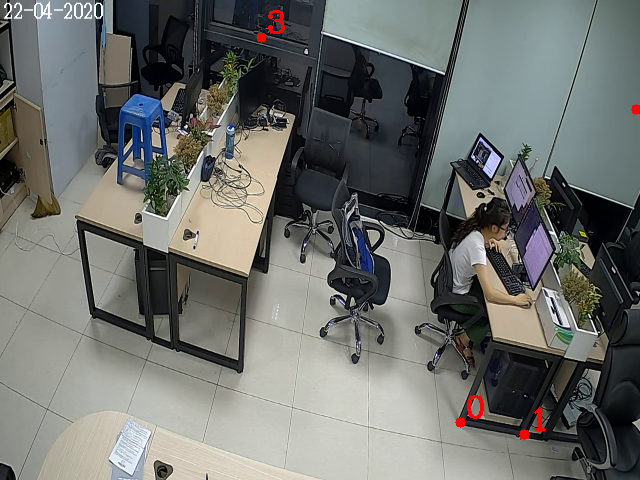
#> input picture _image_left.png, 640 x 480 px
$ python test_HOG.py --images .
#> lines starting #> are read from the running program, lines starting #| are printed output that depends on the picture; after the words box and inside, x2 and y2 are one past the last pixel; in counts of white or black regions, pixels touching at a corner belong together
from imutils.object_detection import non_max_suppression
from imutils import paths
import numpy as np
import argparse
import imutils
import cv2
# construct the argument parse and parse the arguments
ap = argparse.ArgumentParser()
ap.add_argument("-i", "--images", required=True, help="path to images directory")
args = vars(ap.parse_args())
# initialize the HOG descriptor/person detector
hog = cv2.HOGDescriptor()
hog.setSVMDetector(cv2.HOGDescriptor_getDefaultPeopleDetector())
for imagePath in paths.list_images(args["images"]):
	# load the image and resize it to (1) reduce detection time
	# and (2) improve detection accuracy
	image = cv2.imread(imagePath)
#> image is the input picture: shape (480, 640, 3); mean B, G, R 108.4, 111.9, 109.6
	image = imutils.resize(image, width=min(400, image.shape[1]))
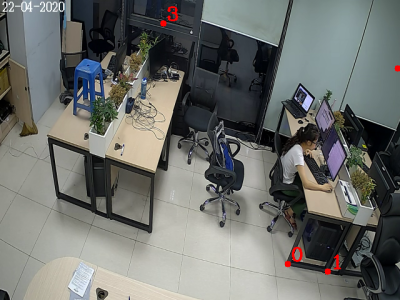
#> image: shape (300, 400, 3); mean B, G, R 108.4, 111.9, 109.6
	orig = image.copy()
	# detect people in the image
	(rects, weights) = hog.detectMultiScale(image, winStride=(4, 4),
		padding=(8, 8), scale=1.05)
#> rects = [[188, 105, 71, 142], [126, 50, 72, 144], [25, 70, 90, 180], [247, 118, 87, 173]]; weights = [0.355, 0.936, 0.934, 0.478]
	# draw the original bounding boxes
	for (x, y, w, h) in rects:
		cv2.rectangle(orig, (x, y), (x + w, y + h), (0, 0, 255), 2)
#> this loop made 4 passes
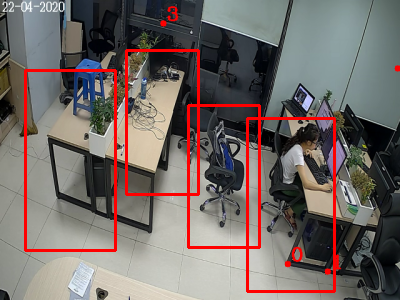
#> orig: shape (300, 400, 3); 4.75% of pixels changed, all inside (x1, y1, x2, y2) = (24, 49, 336, 293)
	# apply non-maxima suppression to the bounding boxes using a
	# fairly large overlap threshold to try to maintain overlapping
	# boxes that are still people
	rects = np.array([[x, y, x + w, y + h] for (x, y, w, h) in rects])
#> rects = [[188, 105, 259, 247], [126, 50, 198, 194], [25, 70, 115, 250], [247, 118, 334, 291]]
	pick = non_max_suppression(rects, probs=None, overlapThresh=0.65)
#> pick = [[247, 118, 334, 291], [25, 70, 115, 250], [188, 105, 259, 247], [126, 50, 198, 194]]
	# draw the final bounding boxes
	for (xA, yA, xB, yB) in pick:
		cv2.rectangle(image, (xA, yA), (xB, yB), (0, 255, 0), 2)
#> this loop made 4 passes
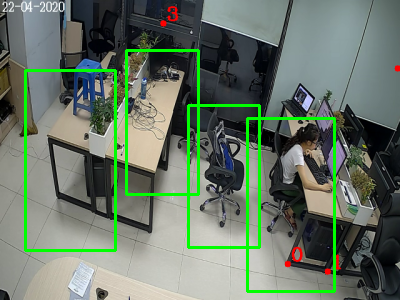
#> image: shape (300, 400, 3); 4.75% of pixels changed, all inside (x1, y1, x2, y2) = (24, 49, 336, 293)
	# show some information on the number of bounding boxes
	filename = imagePath[imagePath.rfind("/") + 1:]
	print("[INFO] {}: {} original boxes, {} after suppression".format(
		filename, len(rects), len(pick)))
#| [INFO] _image_left.png: 4 original boxes, 4 after suppression
	# show the output images
	cv2.imshow("Before NMS", orig)
	cv2.imshow("After NMS", image)
	cv2.waitKey(0)
#> pass 2 of the loop `for imagePath in paths.list_images(args["images"]):`:
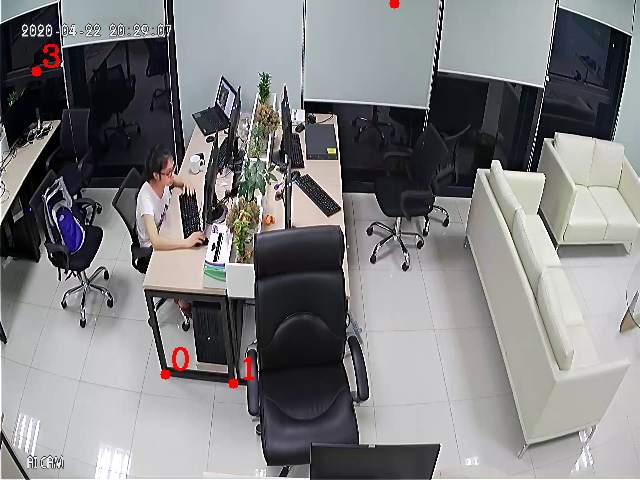
#> input picture _image_right.png, 640 x 480 px
#> image is the input picture: shape (480, 640, 3); mean B, G, R 129.5, 127.9, 128.2
#> `(rects, weights) = hog.detectMultiScale(image, winStride=(4, 4), paddi..`: rects = [[314, 15, 80, 160], [100, 33, 78, 156], [58, 71, 97, 193], [181, 105, 101, 195], [264, 81, 111, 219]]; weights = [0.405, 0.749, 1.87, 0.0822, 0.407]
#> the loop `for (x, y, w, h) in rects:` made 5 passes
#> after the loop `for (x, y, w, h) in rects:`:
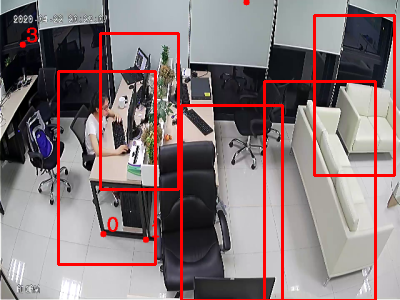
#> orig: shape (300, 400, 3); mean B, G, R 121.4, 119.9, 136.8
#> `rects = np.array([[x, y, x + w, y + h] for (x, y, w, h) in rects])`: rects = [[314, 15, 394, 175], [100, 33, 178, 189], [58, 71, 155, 264], [181, 105, 282, 300], [264, 81, 375, 300]]
#> pick = [[264, 81, 375, 300], [181, 105, 282, 300], [58, 71, 155, 264], [100, 33, 178, 189], [314, 15, 394, 175]]
#> the loop `for (xA, yA, xB, yB) in pick:` made 5 passes
#> after the loop `for (xA, yA, xB, yB) in pick:`:
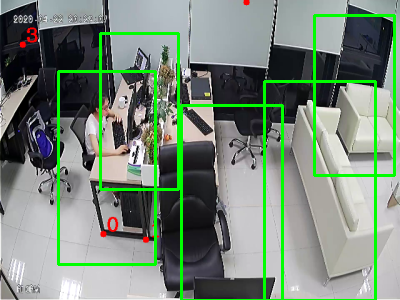
#> image: shape (300, 400, 3); mean B, G, R 121.4, 136.5, 120.2
#| [INFO] _image_right.png: 5 original boxes, 5 after suppression
